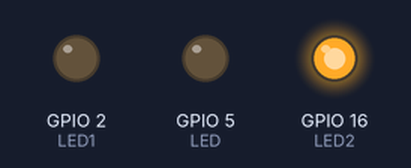
A program run on a simulated ESP8266 (NodeMCU). On the bench: output pins drawn as LEDs (lit = HIGH).

Above: at 0.5 s.
At 3.5 s:
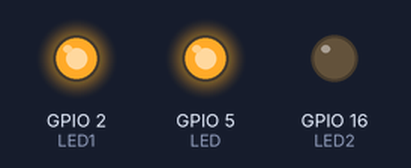
Timing chart, 0 to 4.6 s (numbered marks = the images above):
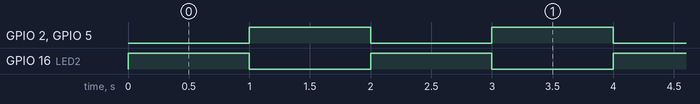

The program:

main.cpp
```cpp
#include <Arduino.h>

int LED = 5;
int LED1 = 2;      // Assign LED1 to pin GPIO2
int LED2 = 16;     // Assign LED1 to pin GPIO16


void setup() {
  // put your setup code here, to run once:

  pinMode(LED, OUTPUT);
  pinMode(LED1, OUTPUT);
  pinMode(LED2, OUTPUT);
}

void loop() {
  // put your main code here, to run repeatedly:

  digitalWrite(LED, LOW);     // turn the LED off
  digitalWrite(LED1, LOW);     // turn the LED off
  digitalWrite(LED2, HIGH);
  delay(1000);                // wait for a second

  digitalWrite(LED, HIGH);  // turn the LED on
  digitalWrite(LED1, HIGH);  // turn the LED on
  digitalWrite(LED2, LOW);
  delay(1000);               // wait for a second
}
```

Measured:
- by itself, GPIO 2 (LED1), GPIO 5 (LED), GPIO 16 (LED2): alternates HIGH for 1.0 s and LOW for 1.0 s
